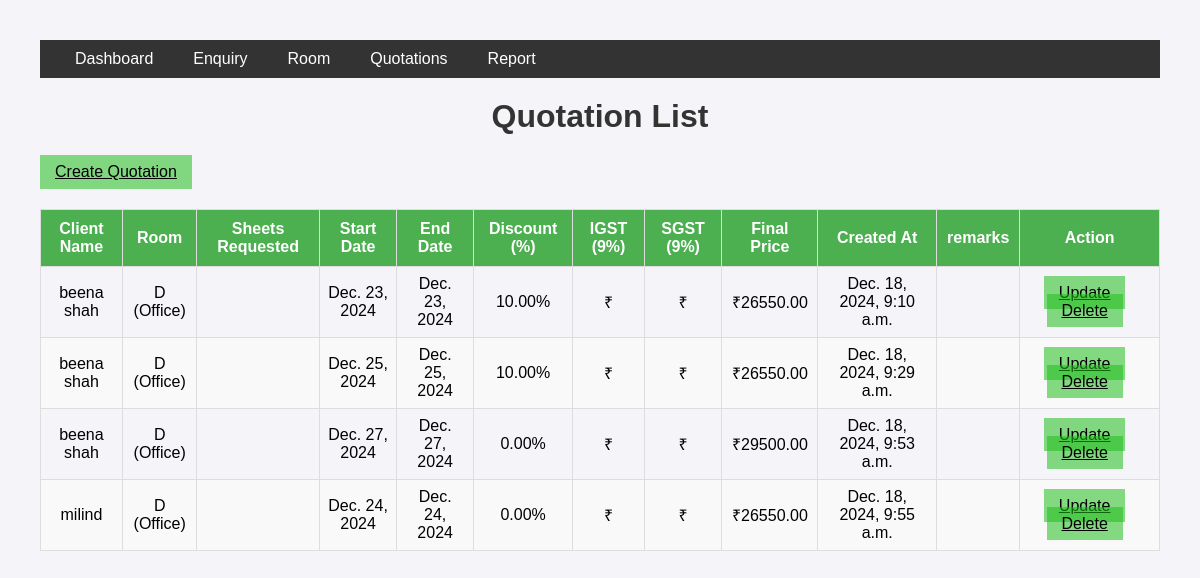
/quotation/, run on the app's committed database.
### employee/models.py (models this page shows, shortened)
class Quotation(models.Model):
    BOOKING_TYPES = [
        ('DAILY', 'Date Range'),
        ('MONTHLY', 'Monthly'),
        ('YEARLY', 'Yearly'),
    ]
    STATUS_CHOICES = [
        ('Pending', 'Pending'),
        ('Cancelled', 'Cancelled'),
        ('Convert', 'Convert'),
    ]
    room = models.ForeignKey(Room, on_delete=models.CASCADE)
    client_name = models.CharField(max_length=100)
    sheets_booked = models.PositiveIntegerField()
    start_date = models.DateField()
    end_date = models.DateField()
    booking_type = models.CharField(max_length=10, choices=BOOKING_TYPES, default='DAILY')
    status = models.CharField(max_length=10, choices=STATUS_CHOICES, default='Pending')
    discount = models.DecimalField(max_digits=5, decimal_places=2, default=0.0)
    final_price = models.DecimalField(max_digits=10, decimal_places=2, default=0.0)
    created_at = models.DateTimeField(auto_now_add=True)
    updated_at = models.DateTimeField(auto_now=True)

class Room(models.Model):
    ROOM_TYPES = [
        ('Meeting Room', 'Meeting Room'),
        ('Auditorium', 'Auditorium'),
        ('Office', 'Office'),
    ]
    name = models.CharField(max_length=50)
    room_type = models.CharField(max_length=20, choices=ROOM_TYPES)
    sheet_count = models.PositiveIntegerField()
    price_per_sheet = models.DecimalField(max_digits=10, decimal_places=2, null=True, blank=True)
    price = models.DecimalField(max_digits=10, decimal_places=2, null=True, blank=True)
    amenities = models.TextField(default="Tea, Coffee, Pantry, WiFi")

### employee/views.py (the view)
# urls.py: path('quotation/', views.quotation, name='quotation'),
def quotation(request):
    quotations = Quotation.objects.all()
    rooms = Room.objects.all()
    context = {
        'quotations': quotations,
        'rooms':rooms
    }
    return render(request, 'quotation.html',context)

### templates/quotation.html (shortened to what this page needs)
{% extends 'base.html' %}
{% block main %}
<h1>Quotation List</h1>
<div class="navbar-left">
    <a class="test"   data-bs-toggle="modal" data-bs-target="#AddholidaymasterModal" href="{% url 'employee:dashboard' %}">Create Quotation
    </a>
</div>
<table>
        <thead>
            <tr>
                <th>Client Name</th>
                <th>Room</th>
                <th>Sheets Requested</th>
                <th>Start Date</th>
                <th>End Date</th>
                <th>Discount (%)</th>
                <th>IGST (9%)</th>
                <th>SGST (9%)</th>
                <th>Final Price</th>
                <th>Created At</th>
                <th>remarks</th>
                <th>Action</th>
            </tr>
        </thead>
        <tbody>
            {% for i in quotations %}
            <tr>
                <td>{{ i.client_name }}</td>
                <td>{{ i.room.name }} ({{ i.room.room_type }})</td>
                <td>{{ i.sheets_requested }}</td>
                <td>{{ i.start_date }}</td>
                <td>{{ i.end_date }}</td>
                <td>{{ i.discount }}%</td>
                <td>₹{{ i.igst }}</td>
                <td>₹{{ i.sgst }}</td>
                <td>₹{{ i.final_price }}</td>
                <td>{{ i.created_at }}</td>
                <td>{{ i.remarks }}</td>
                <td>
                    <div class="d-flex justify-content-center">
                    <a href="{% url 'employee:update_quotation' i.id %}" class="test">Update</a>
                    <a href="{% url 'employee:delete_quotation' i.id %}" class="test delete-room">Delete</a>
                </div>
            </td>
            </tr>
            {% endfor %}
        </tbody>
    </table>
{% endblock main %}

### templates/base.html (style rules this page uses)
body { font-family: Arial, sans-serif; background-color: #f4f4f9; margin: 0; padding: 0; }
.navbar-left { display: flex; }
.test { padding: 8px 15px; margin-right: 10px; background-color: #20be1b8a; color: black; }
table { width: 100%; border-collapse: collapse; margin-top: 20px; }
table th, table td { border: 1px solid #ddd; padding: 8px; text-align: left; }
table th { background-color: #f4f4f4; }
table td a { color: blue; text-decoration: underline; }
h1 { text-align: center; margin-top: 20px; color: #333; }
body { font-family: Arial, sans-serif; margin: 20px; padding: 20px; }
h1 { text-align: center; color: #333; margin-bottom: 20px; }
table { width: 100%; border-collapse: collapse; margin: 20px 0; }
thead th { background-color: #4CAF50; color: white; text-align: center; padding: 10px; }
tbody td { text-align: center; padding: 8px; border: 1px solid #ddd; }
tbody tr:nth-child(even) { background-color: #f9f9f9; }
@media (min-width: 1024px) { table { font-size: 16px; } }
@media (min-width: 1024px) { h1 { font-size: 2em; } }

### data on the page
Quotation: client_name "beena shah", room.name "D", room.room_type "Office", start_date "Dec. 23, 2024", end_date "Dec. 23, 2024", discount "10.00", final_price "26550.00", created_at "Dec. 18, 2024, 9:10 a.m."
Quotation: client_name "beena shah", room.name "D", room.room_type "Office", start_date "Dec. 25, 2024", end_date "Dec. 25, 2024", discount "10.00", final_price "26550.00", created_at "Dec. 18, 2024, 9:29 a.m."
Quotation: client_name "beena shah", room.name "D", room.room_type "Office", start_date "Dec. 27, 2024", end_date "Dec. 27, 2024", discount "0.00", final_price "29500.00", created_at "Dec. 18, 2024, 9:53 a.m."
Quotation: client_name "milind", room.name "D", room.room_type "Office", start_date "Dec. 24, 2024", end_date "Dec. 24, 2024", discount "0.00", final_price "26550.00", created_at "Dec. 18, 2024, 9:55 a.m."
